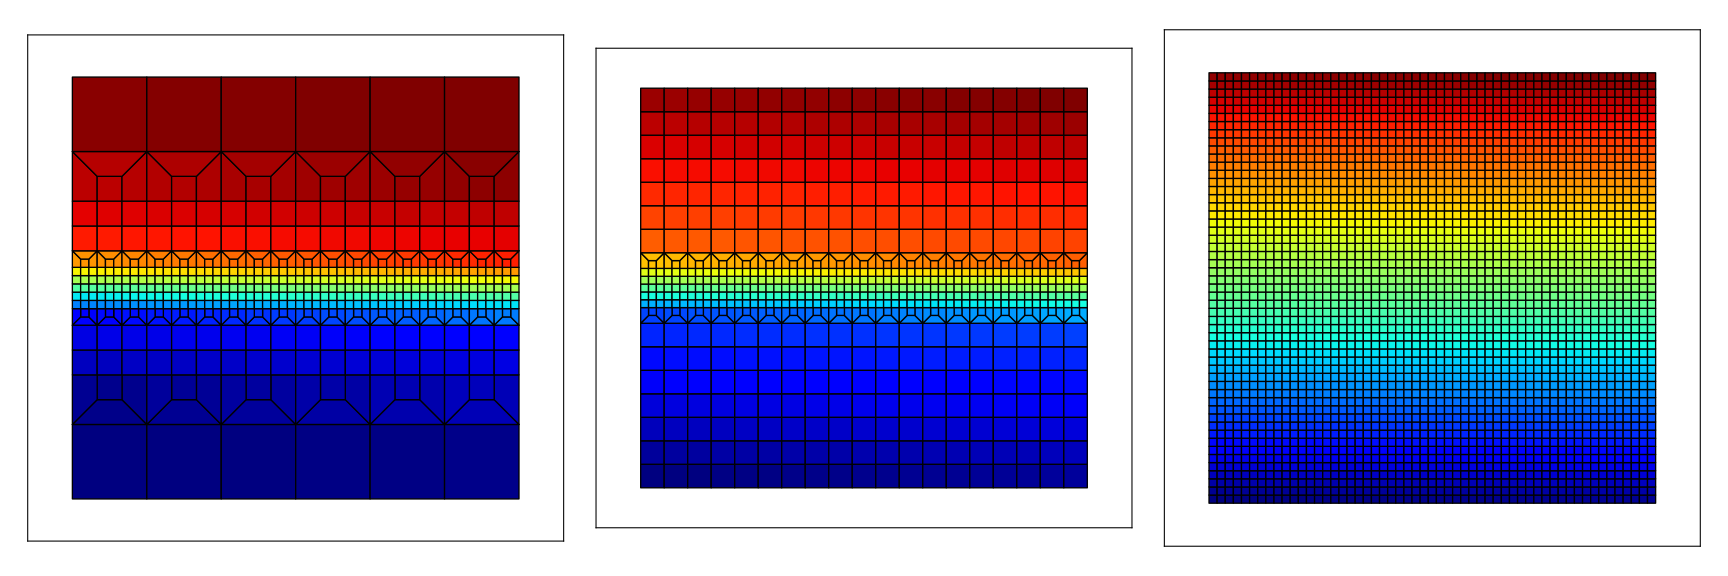

The Python source for this figure:

import GooseFEM          as gf
import matplotlib.pyplot as plt
import GooseMPL          as gplt
import numpy             as np

plt.style.use(['goose'])

# --------------------------------------------------------------------------------------------------

fig, axes = plt.subplots(figsize=(18,6), ncols=3)

# --------------------------------------------------------------------------------------------------

mesh   = gf.Mesh.Quad4.FineLayer(6*9, 51)
coor   = mesh.coor()
conn   = mesh.conn()
cindex = np.arange(conn.shape[0])

print(mesh.nelem())

# --------------------------------------------------------------------------------------------------

ax = axes[0]

im = gplt.patch(coor=coor, conn=conn, cindex=cindex, cmap='jet', axis=ax)

ax.set_aspect('equal')
ax.get_xaxis().set_visible(False)
ax.get_yaxis().set_visible(False)

ax.set_title(r'$n_x = 6 \times 9$')

# --------------------------------------------------------------------------------------------------

mesh   = gf.Mesh.Quad4.FineLayer(6*9+3, 51)
coor   = mesh.coor()
conn   = mesh.conn()
cindex = np.arange(conn.shape[0])

print(mesh.nelem())

# --------------------------------------------------------------------------------------------------

ax = axes[1]

im = gplt.patch(coor=coor, conn=conn, cindex=cindex, cmap='jet', axis=ax)

ax.set_aspect('equal')
ax.get_xaxis().set_visible(False)
ax.get_yaxis().set_visible(False)

ax.set_title(r'$n_x = 6 \times 9 + 3$')

# --------------------------------------------------------------------------------------------------

mesh   = gf.Mesh.Quad4.FineLayer(6*9+1, 51)
coor   = mesh.coor()
conn   = mesh.conn()
cindex = np.arange(conn.shape[0])

print(mesh.nelem())

# --------------------------------------------------------------------------------------------------

ax = axes[2]

im = gplt.patch(coor=coor, conn=conn, cindex=cindex, cmap='jet', axis=ax)

ax.set_aspect('equal')
ax.get_xaxis().set_visible(False)
ax.get_yaxis().set_visible(False)

ax.set_title(r'$n_x = 6 \times 9 + 1$')

plt.savefig('behavior.svg')
plt.show()
